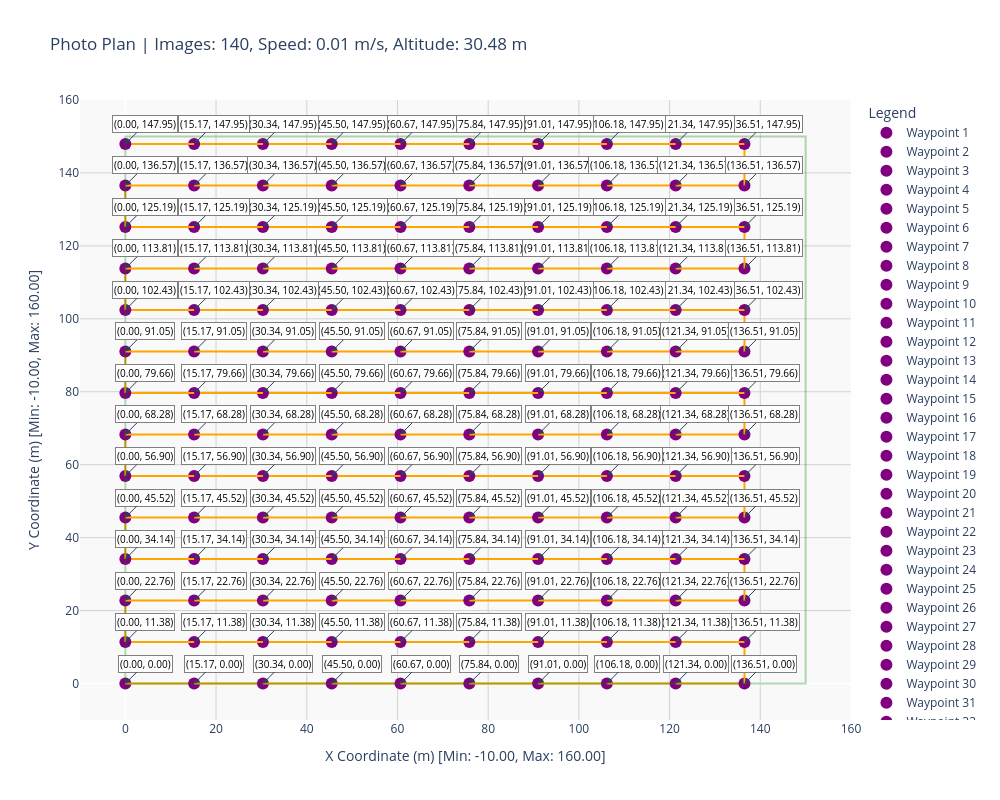

Notebook cell for this chart:
### Markdown cell above
$\color{red}{\text{TODO: }}$ Compute the following ablations (and any other you can think of)

1. Change overlap and confirm it affects the consecutive images
2. Change sidelap and confirm it does not affect the consecutive images
3. Change the height of the scan and document the affect on scan plans
4. Change exposure time

### Code cell
camera_ = copy.deepcopy(camera_x10)
dataset_spec_ = copy.deepcopy(dataset_spec)

dataset_spec_.exposure_time_ms = 1000

print(camera_, dataset_spec_)

fig = plot_photo_plan(generate_photo_plan_on_grid(camera_, dataset_spec_), dataset_spec_.scan_dimension_x, dataset_spec_.scan_dimension_y)
fig.show()
